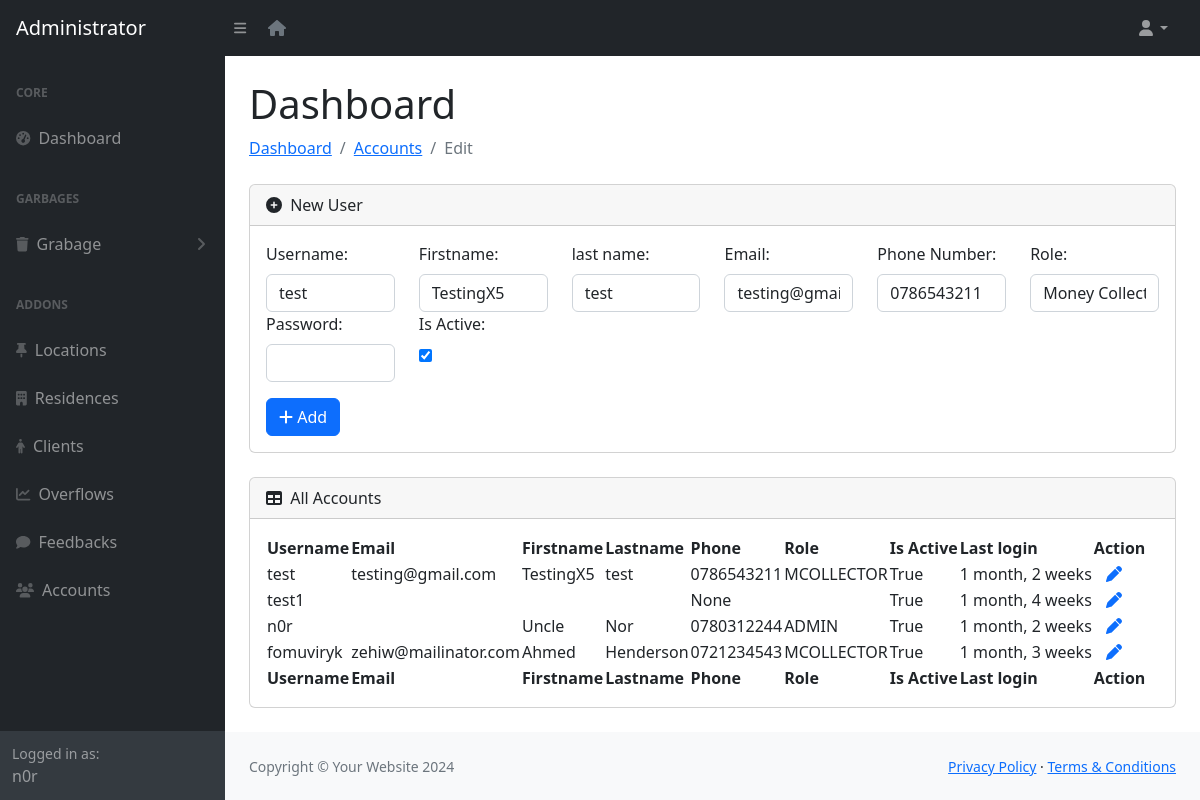
/accounts/edit/2 (signed in), run on an earlier commit of the app's database.
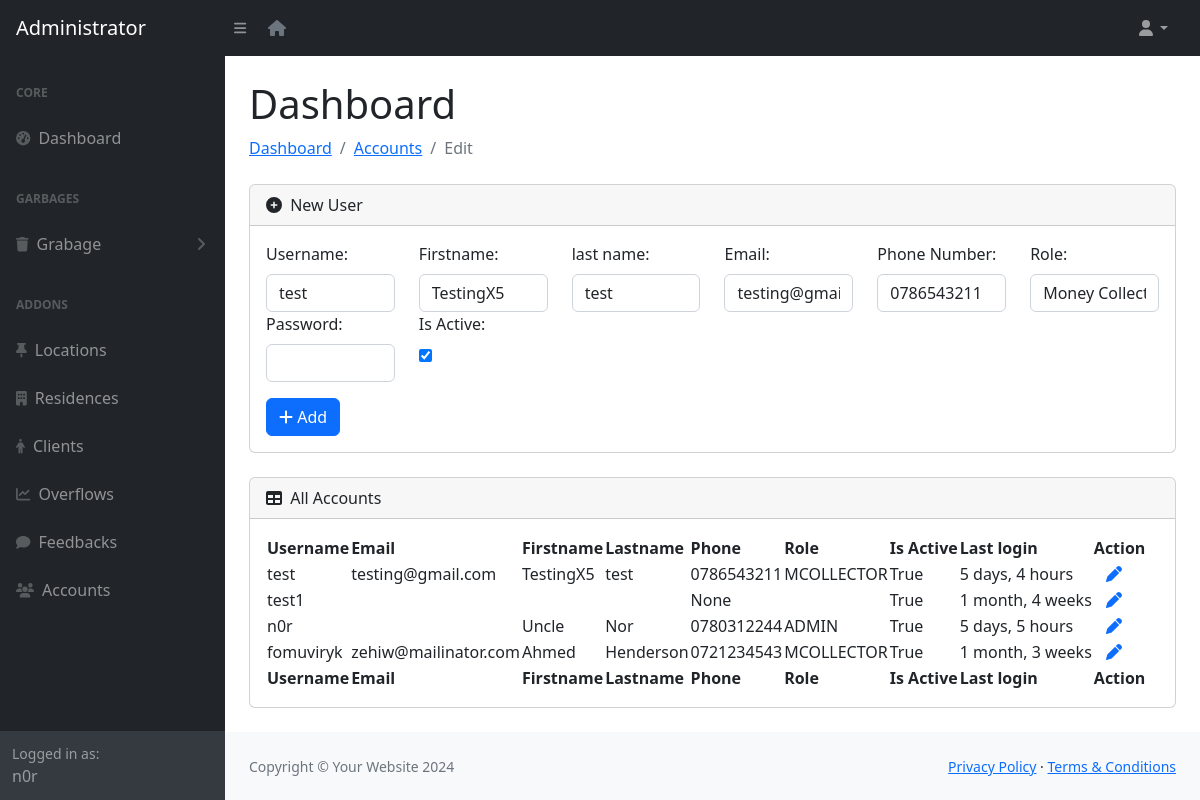
And on a later commit of the database.
### app/models.py (models this page shows)
class User(AbstractUser):
    class Role(models.TextChoices):
        MCOLLECTOR = "MCOLLECTOR", "Money Collector"
        ADMIN = "ADMIN", "Admin"
    role = models.CharField(max_length=50, choices=Role.choices)
    phone_number = models.CharField(validators=[phone_regex], max_length=13, unique=True, null=True)
    groups = models.ManyToManyField(
        'auth.Group',
        related_name='users',
        blank=True,
        help_text='The groups this user belongs to.'
    )
    user_permissions = models.ManyToManyField(
        'auth.Permission',
        related_name='users',
        blank=True,
        help_text='Specific permissions for this user.'
    )

### app/views.py (the view)
# urls.py: path('accounts/edit/<int:pk>', views.editAccounts, name="edit-accounts"),
@role_required(['ADMIN'])
def editAccounts(request, pk):
    users = User.objects.all()
    user = User.objects.get(id=pk)
    if request.method == "POST":
        form = EditAccountForm(request.POST, instance=user)
        if form.is_valid():
            user = form.save(commit=False)
            password = form.cleaned_data.get('password')
            if password:
                user.password = make_password(password)
            else:
                user.password = user.__class__.objects.get(pk=user.pk).password  # Retain original password
            user.save()
            messages.success(request, 'Account has been updated successfully!')
            return redirect('accounts')
        else:
            messages.error(request, f"Error: {form.errors}")
    else:
        form = EditAccountForm(instance=user)
    context = { 'form': form, 'users': users }
    return render(request, 'adminn/edit-accounts.html', context)

### app/forms.py
class EditAccountForm(forms.ModelForm):
    class Meta:
        model = User
        fields = '__all__'
        exclude = ['is_superuser', 'last_login', 'is_staff', 'date_joined', 'groups', 'user_permissions']
        widgets = {
            'username': forms.TextInput(attrs={'class': 'form-control'}),
            'first_name': forms.TextInput(attrs={'class': 'form-control'}),
            'last_name': forms.TextInput(attrs={'class': 'form-control'}),
            'email': forms.EmailInput(attrs={'class': 'form-control'}),
            'phone_number': forms.TextInput(attrs={'class': 'form-control'}),
            'role': forms.Select(attrs={'class': 'form-control'}),
            'password': forms.PasswordInput(attrs={'class': 'form-control'}),
        }
    def __init__(self, *args, **kwargs):
        super(EditAccountForm, self).__init__(*args, **kwargs)
        self.fields['password'].required = False

### app/templates/app/adminn/edit-accounts.html (shortened to what the changed rows need)
{% load static %}
{% include 'adminn/includes/header.html' %}
            <div id="layoutSidenav_content">
                <main>
                    <div class="container-fluid px-4">
                        <h1 class="mt-4">Dashboard</h1>
                        <div class="card mb-4">
                            <div class="card-body">
                                <form method="POST" class="row">
                                    <div class="col-md-2">
                                      <label for="username" class="form-label">Username:</label>
                                      {{ form.username }}
                                    </div>
                                    <div class="col-md-2">
                                        <label for="first_name" class="form-label">Firstname:</label>
                                        {{ form.first_name }}
                                    </div>
                                    <div class="col-md-2">
                                        <label for="last_name" class="form-label">last name:</label>
                                        {{ form.last_name }}
                                    </div>
                                    <div class="col-md-2">
                                        <label for="email" class="form-label">Email:</label>
                                        {{ form.email }}
                                    </div>
                                    <div class="col-md-2">
                                        <label for="phone_number" class="form-label">Phone Number:</label>
                                        {{ form.phone_number }}
                                    </div>
                                    <div class="col-md-2">
                                        <label for="role" class="form-label">Role:</label>
                                        {{ form.role }}
                                    </div>
                                    <div class="col-md-2">
                                        <label for="password" class="form-label">Password:</label>
                                        {{ form.password }}
                                    </div>
                                    <div class="col-md-2">
                                        <label for="is_active" class="form-label">Is Active:</label><br>
                                        {{ form.is_active }}
                                    </div>
                                </form>
                            </div>
                        </div>
                        <div class="card mb-4">
                            <div class="card-body">
                              <table id="datatablesSimple">
                                <thead>
                                    <tr>
                                        <th>Username</th>
                                        <th>Email</th>
                                        <th>Firstname</th>
                                        <th>Lastname</th>
                                        <th>Phone</th>
                                        <th>Role</th>
                                        <th>Is Active</th>
                                        <th>Last login</th>
                                        <th>Action</th>
                                    </tr>
                                </thead>
                                <tfoot>
                                    <tr>
                                        <th>Username</th>
                                        <th>Email</th>
                                        <th>Firstname</th>
                                        <th>Lastname</th>
                                        <th>Phone</th>
                                        <th>Role</th>
                                        <th>Is Active</th>
                                        <th>Last login</th>
                                        <th>Action</th>
                                    </tr>
                                </tfoot>
                                <tbody>
                                    {% for user in users %}
                                        <tr>
                                            <td>{{ user.username }}</td>
                                            <td>{{ user.email }}</td>
                                            <td>{{ user.first_name }}</td>
                                            <td>{{ user.last_name }}</td>
                                            <td>{{ user.phone_number }}</td>
                                            <td>{{ user.role }}</td>
                                            <td>{{ user.is_active }}</td>
                                            <td>{{ user.last_login | timesince}}</td>
                                            <td>&nbsp &nbsp<a href="{% url 'edit-accounts'  user.id %}"><i class="fa fa-pen"></i></a></td>
                                        </tr>
                                    {% endfor %}
                                </tbody>
                              </table>
                              </div>
                          </div>
                    </div>
                </main>
{% include 'adminn/includes/footer.html' %}

### app/templates/app/adminn/includes/header.html (shortened to what this page needs)
{% load static %}
<!DOCTYPE html>
<html lang="en">
    <head>
        <link href="https://cdn.jsdelivr.net/npm/simple-datatables@7.1.2/dist/style.min.css" rel="stylesheet" />
        <link href="{% static 'adminn/css/styles.css' %}" rel="stylesheet" />
    </head>
    <body class="sb-nav-fixed">
        <nav class="sb-topnav navbar navbar-expand navbar-dark bg-dark">
            <a class="navbar-brand ps-3" href="{% url 'admin-home' %}">Administrator</a>
            <button class="btn btn-link btn-sm order-1 order-lg-0 me-4 me-lg-0" id="sidebarToggle" href="#!"><i class="fas fa-bars"></i></button>&nbsp;&nbsp;&nbsp;
            <a href="/" class="text-secondary"><i class="fas fa-house"></i></a>
            <ul class="navbar-nav ms-auto ms-md-0 me-3 me-lg-4">
                <li class="nav-item dropdown">
                    <a class="nav-link dropdown-toggle" id="navbarDropdown" href="#" role="button" data-bs-toggle="dropdown" aria-expanded="false"><i class="fas fa-user fa-fw"></i></a>
                </li>
            </ul>
        </nav>
        <div id="layoutSidenav">
            <div id="layoutSidenav_nav">
                <nav class="sb-sidenav accordion sb-sidenav-dark" id="sidenavAccordion">
                    <div class="sb-sidenav-menu">
                        <div class="nav">
                            <div class="sb-sidenav-menu-heading">Core</div>
                            <a class="nav-link" href="{% url 'admin-home' %}">
                                <div class="sb-nav-link-icon"><i class="fas fa-tachometer-alt"></i></div>
                                Dashboard
                            </a>
                            <div class="sb-sidenav-menu-heading">Garbages</div>
                            <a class="nav-link collapsed" href="#" data-bs-toggle="collapse" data-bs-target="#collapseLayouts" aria-expanded="false" aria-controls="collapseLayouts">
                                <div class="sb-nav-link-icon"><i class="fas fa-trash"></i></div>
                                Grabage
                                <div class="sb-sidenav-collapse-arrow"><i class="fas fa-angle-down"></i></div>
                            </a>
                            <div class="sb-sidenav-menu-heading">Addons</div>
                            <a class="nav-link" href="{% url 'locations' %}">
                                <div class="sb-nav-link-icon"><i class="fas fa-thumb-tack"></i></div>
                                Locations
                            </a>
                            <a class="nav-link" href="{% url 'residence' %}">
                                <div class="sb-nav-link-icon"><i class="fas fa-building"></i></div>
                                Residences
                            </a>
                            <a class="nav-link" href="{% url 'clients' %}">
                                <div class="sb-nav-link-icon"><i class="fas fa-male"></i></div>
                                Clients
                            </a>
                            <a class="nav-link" href="{% url 'overflow' %}">
                                <div class="sb-nav-link-icon"><i class="fas fa-line-chart"></i></div>
                                Overflows
                            </a>
                            <a class="nav-link" href="{% url 'feedbacks' %}">
                                <div class="sb-nav-link-icon"><i class="fas fa-comment"></i></div>
                                Feedbacks
                            </a>
                            <a class="nav-link" href="{% url 'accounts' %}">
                                <div class="sb-nav-link-icon"><i class="fas fa-users"></i></div>
                                Accounts
                            </a>
                        </div>
                    </div>
                    <div class="sb-sidenav-footer">
                        <div class="small">Logged in as:</div>
                        {{ request.user }}
                    </div>
                </nav>
            </div>

What changed in the data, as far as the page shows it:
changed User "Uncle": last_login "1 month, 2 weeks" → "5 days, 5 hours"
changed User "test": last_login "1 month, 2 weeks" → "5 days, 4 hours"
